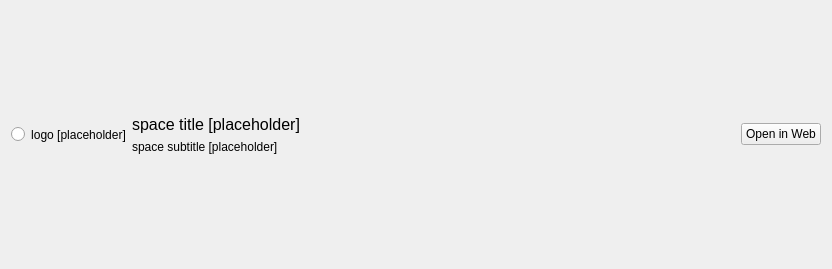
<?xml version="1.0" encoding="UTF-8"?>
<ui version="4.0">
 <class>SpaceItemWidget</class>
 <widget class="QWidget" name="SpaceItemWidget">
  <property name="geometry">
   <rect>
    <x>0</x>
    <y>0</y>
    <width>832</width>
    <height>269</height>
   </rect>
  </property>
  <property name="windowTitle">
   <string>spaceslistwidget</string>
  </property>
  <layout class="QHBoxLayout" name="horizontalLayout" stretch="0,0,1,0">
   <item>
    <widget class="QRadioButton" name="radioButton">
     <property name="text">
      <string notr="true"/>
     </property>
    </widget>
   </item>
   <item>
    <widget class="QLabel" name="imageLabel">
     <property name="text">
      <string notr="true">logo [placeholder]</string>
     </property>
     <property name="alignment">
      <set>Qt::AlignCenter</set>
     </property>
    </widget>
   </item>
   <item>
    <layout class="QVBoxLayout" name="verticalLayout">
     <item>
      <spacer name="verticalSpacer">
       <property name="orientation">
        <enum>Qt::Vertical</enum>
       </property>
       <property name="sizeHint" stdset="0">
        <size>
         <width>20</width>
         <height>40</height>
        </size>
       </property>
      </spacer>
     </item>
     <item>
      <widget class="QLabel" name="titleLabel">
       <property name="minimumSize">
        <size>
         <width>150</width>
         <height>0</height>
        </size>
       </property>
       <property name="font">
        <font>
         <pointsize>12</pointsize>
        </font>
       </property>
       <property name="text">
        <string notr="true">space title [placeholder]</string>
       </property>
       <property name="wordWrap">
        <bool>true</bool>
       </property>
      </widget>
     </item>
     <item>
      <widget class="QLabel" name="subtitleLabel">
       <property name="minimumSize">
        <size>
         <width>150</width>
         <height>0</height>
        </size>
       </property>
       <property name="text">
        <string notr="true">space subtitle [placeholder]</string>
       </property>
       <property name="wordWrap">
        <bool>true</bool>
       </property>
      </widget>
     </item>
     <item>
      <spacer name="verticalSpacer_2">
       <property name="orientation">
        <enum>Qt::Vertical</enum>
       </property>
       <property name="sizeHint" stdset="0">
        <size>
         <width>20</width>
         <height>40</height>
        </size>
       </property>
      </spacer>
     </item>
    </layout>
   </item>
   <item>
    <widget class="QPushButton" name="openBrowserButton">
     <property name="text">
      <string>Open in Web</string>
     </property>
     <property name="icon">
      <iconset resource="../../resources/client.qrc">
       <normaloff>:/client/resources/light/arrow-up-right-from-square.svg</normaloff>:/client/resources/light/arrow-up-right-from-square.svg</iconset>
     </property>
    </widget>
   </item>
  </layout>
 </widget>
 <resources>
  <include location="../../resources/client.qrc"/>
 </resources>
 <connections/>
</ui>
